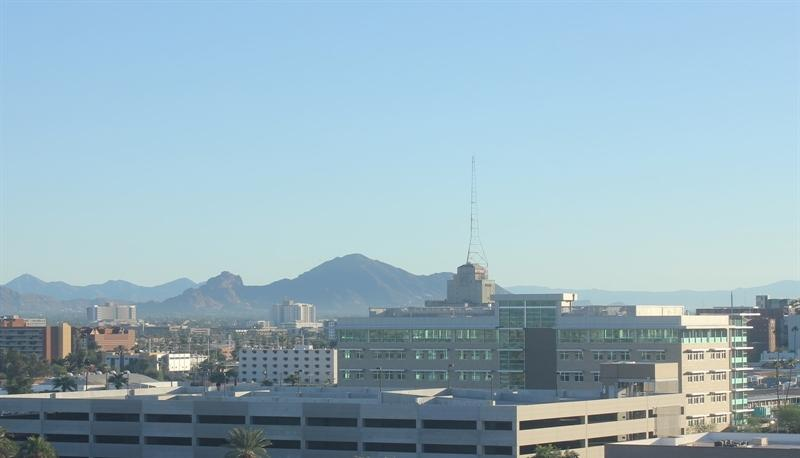
#> input picture day_night_images/training/day/20151101_145049.jpg, 800 x 458 px; its folder holds only this picture in this run
$ jupyter execute --allow-errors Untitled.ipynb
#> lines starting #> are read from the running program, lines starting #| are printed output that depends on the picture
[cell 1]
import cv2
import numpy as np
import os
from glob import glob
import matplotlib.pyplot as plt

[cell 2]
training_folder="day_night_images\\training\\"
testing_folder="day_night_images/test\\"
def read_data(folder_path):
#> called with folder_path = 'day_night_images\\training\\'
    images=[]
    label=[]
    for img in glob(folder_path+"*/*.jpg"):
        images.append(cv2.imread(img))
        label.append(int(img.split('\\')[-2]== "day"))
    return images,np.array(label)

#> (a cell that did not finish here is left out)

#> (a cell that did not finish here is left out)

[cell 5]
night_average_brightness=[]
day_average_brightness=[]
#> (the rest of this cell did not finish here and is left out)

[cell 6]
plt.boxplot([night_average_brightness,day_average_brightness],showmeans=True)
plt.xticks([1,2] , ["night","day"])
plt.axhline(y=85)

plt.show()
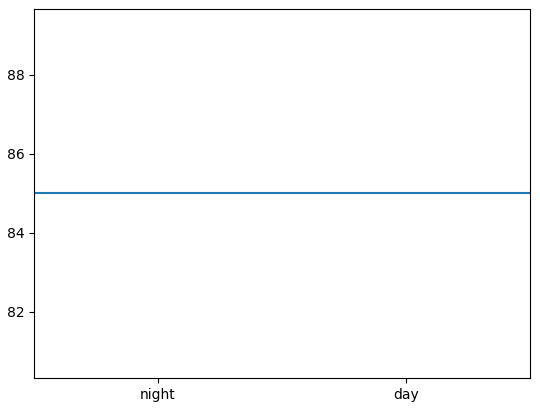
#> figure drawn by matplotlib, 1 panel

threshold=85

[cell 7]
def classify(img,threshold):
    img=cv2.cvtColor(img,cv2.COLOR_BGR2HSV)
    average_brightness = np.mean(img[2])

    if average_brightness>threshold:
        return 1
    return 0

[cell 8]
def get_accuracy(images,labels,threshold):
#> called with labels = array of shape (0,), threshold = 85
    correct_count=0
    for index, img in enumerate(images):
        if labels[index] ==  classify(img,threshold):
            correct_count+=1
    return correct_count/len(labels)
